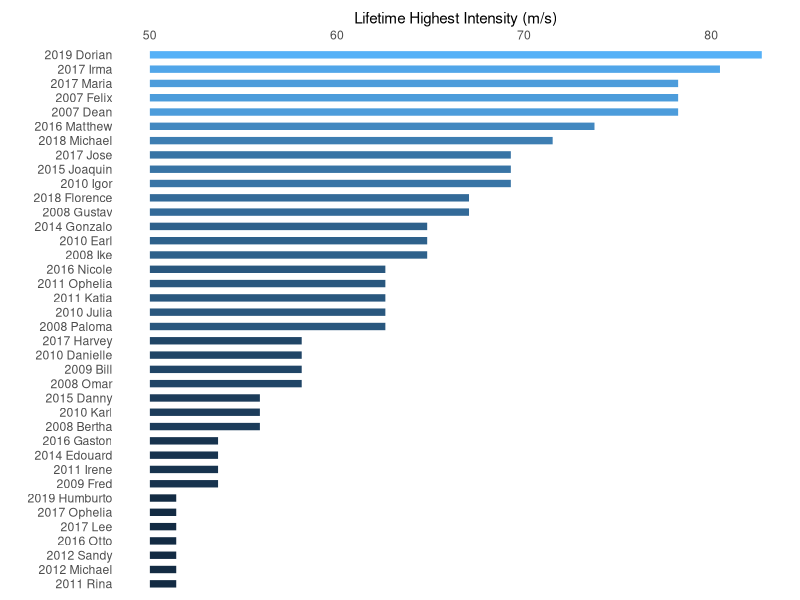

Reproduce this figure in R.
## ---- chunk 1
Year <- c(2007, 2007, 2008, 2008, 2008, 2008, 2008, 2009, 2009, 2010, 2010, 2010, 2010, 2010,
          2011, 2011, 2011, 2011, 2012, 2012, 2014, 2014, 2015, 2015, 2016, 2016, 2016, 2016,
          2017, 2017, 2017, 2017, 2017, 2017, 2018, 2018, 2019, 2019)
Name <- c("Dean", "Felix", "Bertha", "Gustav", "Ike", "Omar", "Paloma", "Bill", "Fred",
          "Danielle", "Earl", "Igor", "Julia", "Karl", "Irene", "Katia", "Ophelia", "Rina",
          "Michael", "Sandy", "Edouard", "Gonzalo", "Danny", "Joaquin", "Gaston", "Matthew",
          "Nicole", "Otto", "Harvey", "Irma", "Jose", "Lee", "Maria", "Ophelia", "Florence",
          "Michael", "Dorian", "Humburto")
MPH <- c(175, 175, 125, 150, 145, 130, 140, 130, 120, 130, 145, 155, 140, 125, 120, 140, 140,
         115, 115, 115, 120, 145, 125, 155, 120, 165, 140, 115, 130, 180, 155, 115, 175, 115, 
         150, 160, 185, 115)
LMI.df <- data.frame(Year, Name, MPH, MPS = MPH * .44704)

NS <- c(15, 16, 9, 19, 19, 19, 14, 8, 11, 15, 17, 15, 12)
MH <- c(2, 5, 2, 5, 4, 2, 0, 2, 2, 4, 6, 2, 2)
Year <- 2007:2019

Counts.df <- data.frame(Year, NS, MH)
# sum(MH)/sum(NS) * 100
## ---- chunk 2
suppressPackageStartupMessages(library(dplyr))
LMI.df %>%
  arrange(desc(MPS))
## ---- chunk 3
LMI.df <- LMI.df %>%
  mutate(NAME = paste(Year, Name))

suppressPackageStartupMessages(library(ggplot2))
suppressPackageStartupMessages(library(forcats))

ggplot(data = LMI.df) +
  geom_segment(aes(x = reorder(NAME, MPS), y = 50,
                   xend = reorder(NAME, MPS), yend = MPS, 
                   color = MPS), size = 2.5) +
  coord_flip() + 
  scale_y_continuous(position = 'right') +
  xlab("") + ylab("Lifetime Highest Intensity (m/s)") +
  theme_minimal() +
  theme(panel.grid.major = element_blank(), 
        panel.grid.minor = element_blank(),
        legend.position = "none")
## ---- chunk 4
percentile <- (cumsum(table(LMI.df$MPS)) + (sum(NS) - sum(MH)))/sum(NS)
percentile.df <- as.data.frame(percentile)
percentile.df$MPS <- as.numeric(rownames(percentile.df))

p85ws <- round(approx(x = percentile.df$percentile, y = percentile.df$MPS, xout = .85)$y, 1)
## ---- chunk 5
p95 <- round(approx(x = percentile.df$MPS, y = percentile.df$percentile, xout = 60.3)$y, 1)
p95ws <- round(approx(x = percentile.df$percentile, y = percentile.df$MPS, xout = .95)$y, 1)
